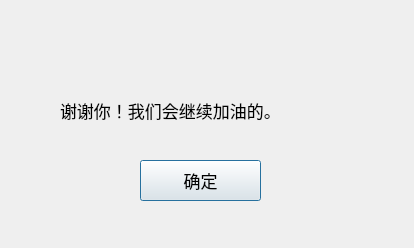
<?xml version="1.0" encoding="UTF-8"?>
<ui version="4.0">
 <class>Dialog</class>
 <widget class="QDialog" name="Dialog">
  <property name="geometry">
   <rect>
    <x>0</x>
    <y>0</y>
    <width>414</width>
    <height>248</height>
   </rect>
  </property>
  <property name="windowTitle">
   <string>Dialog</string>
  </property>
  <widget class="QPushButton" name="pushButton">
   <property name="geometry">
    <rect>
     <x>140</x>
     <y>160</y>
     <width>121</width>
     <height>41</height>
    </rect>
   </property>
   <property name="font">
    <font>
     <pointsize>13</pointsize>
    </font>
   </property>
   <property name="text">
    <string>确定</string>
   </property>
  </widget>
  <widget class="QLabel" name="label">
   <property name="geometry">
    <rect>
     <x>60</x>
     <y>80</y>
     <width>311</width>
     <height>61</height>
    </rect>
   </property>
   <property name="font">
    <font>
     <family>Adobe Devanagari</family>
     <pointsize>13</pointsize>
    </font>
   </property>
   <property name="text">
    <string>谢谢你！我们会继续加油的。</string>
   </property>
  </widget>
 </widget>
 <resources/>
 <connections/>
</ui>
